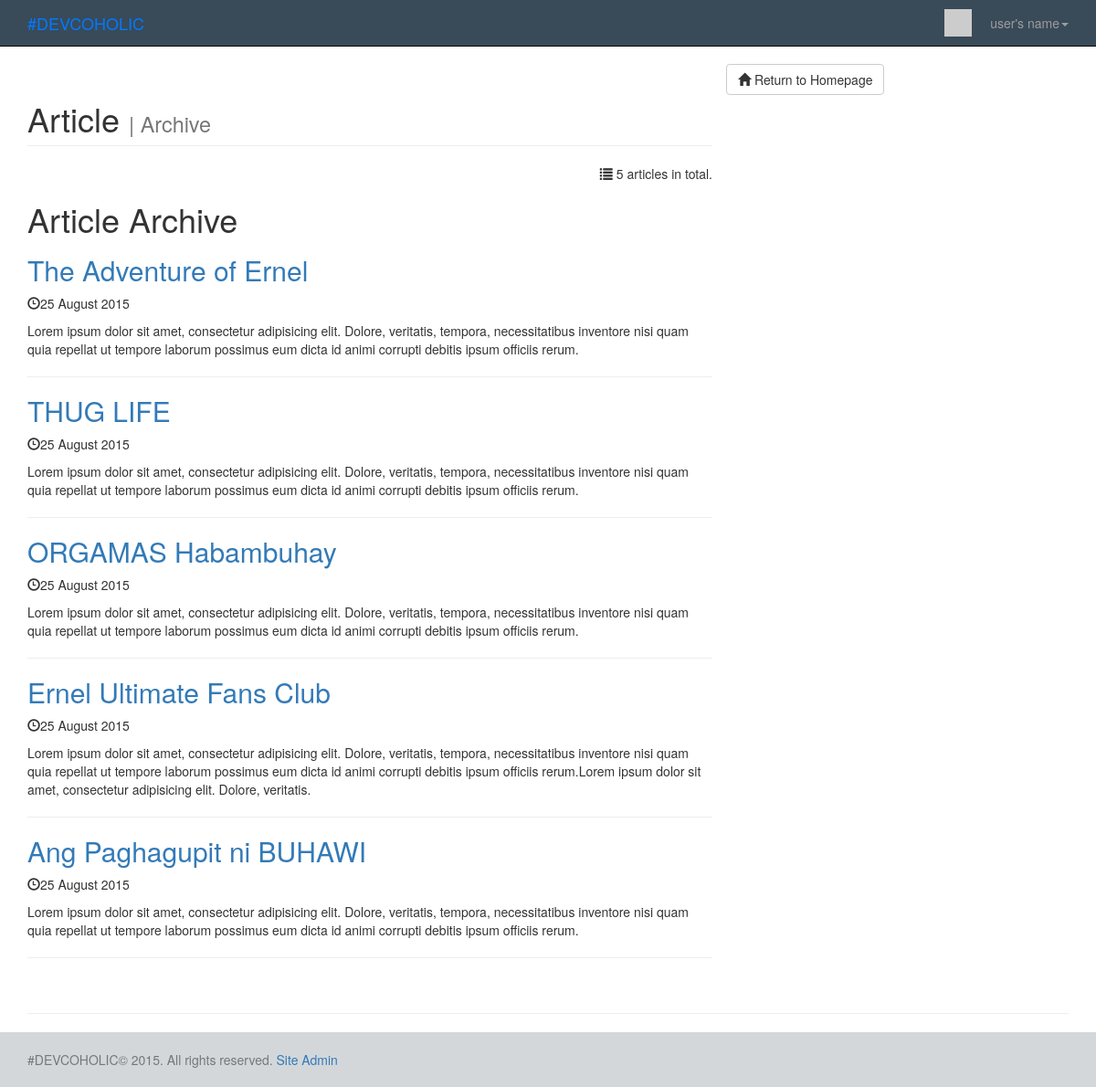
Before: /?action=archive with the older database file.
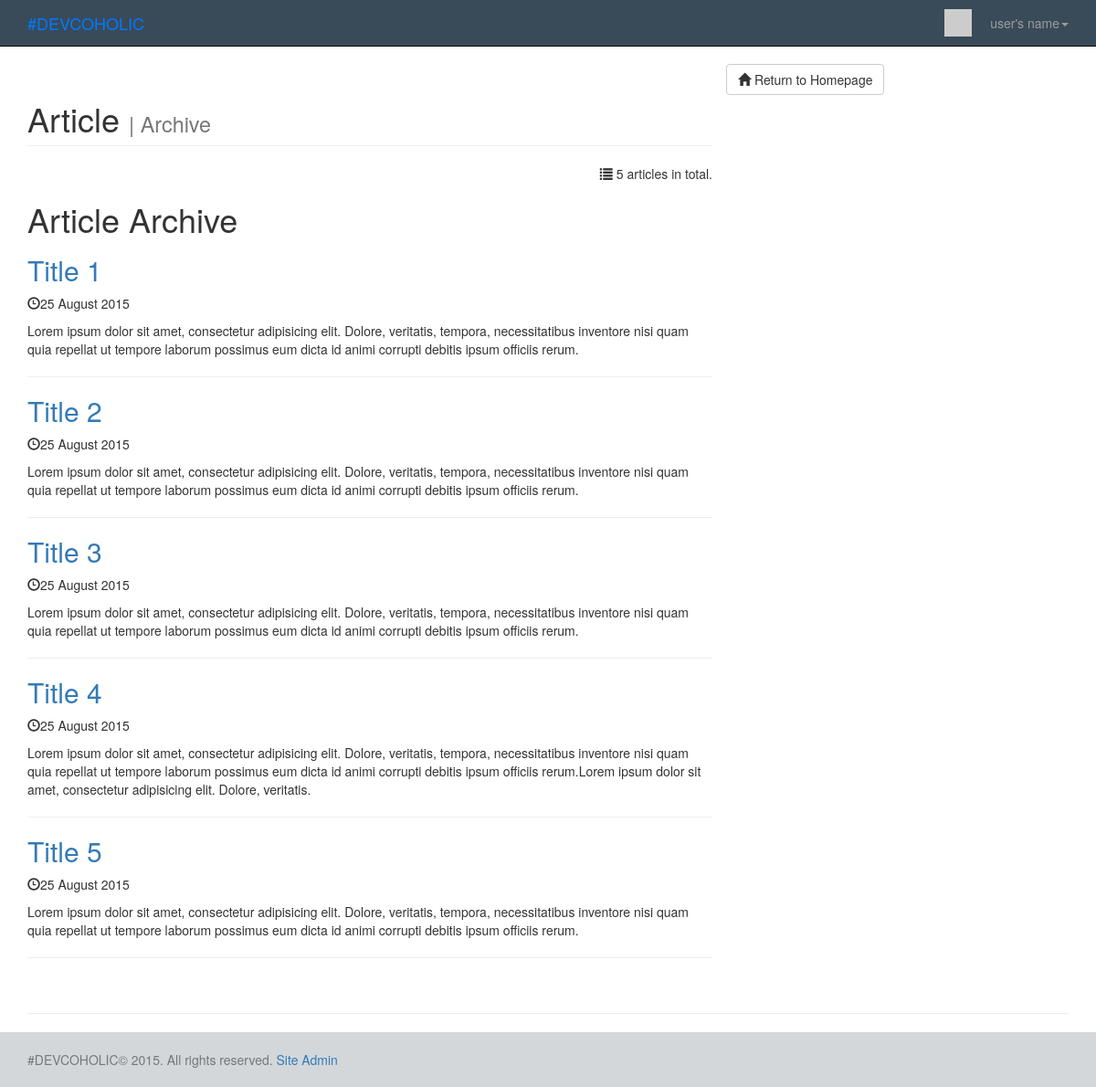
After: the same page with the newer database file.
### tables this page shows
CREATE TABLE IF NOT EXISTS `articles` (
  `id` smallint(5) unsigned NOT NULL,
  `publicationDate` date NOT NULL,
  `categoryId` smallint(5) unsigned NOT NULL,
  `title` varchar(255) NOT NULL,
  `summary` text NOT NULL,
  `content` mediumtext NOT NULL
);

### classes/category.php (called while the page is built, shortened)
<?php
class Category
{
  public static function getById( $id ) {
    $conn = new PDO( DB_DSN, DB_USERNAME, DB_PASSWORD );
    $sql = "SELECT * FROM categories WHERE id = :id";
    $st = $conn->prepare( $sql );
    $st->bindValue( ":id", $id, PDO::PARAM_INT );
    $st->execute();
    $row = $st->fetch();
  }
  public static function getList( $numRows=1000000, $order="name ASC" ) {
    $conn = new PDO( DB_DSN, DB_USERNAME, DB_PASSWORD );
    $sql = "SELECT SQL_CALC_FOUND_ROWS * FROM categories
            ORDER BY " . mysql_escape_string($order) . " LIMIT :numRows";
    $st = $conn->prepare( $sql );
    $st->bindValue( ":numRows", $numRows, PDO::PARAM_INT );
    $st->execute();
    $list = array();
    while ( $row = $st->fetch() ) {
      $category = new Category( $row );
      $list[] = $category;
    }
    $sql = "SELECT FOUND_ROWS() AS totalRows";
    $totalRows = $conn->query( $sql )->fetch();
    return ( array ( "results" => $list, "totalRows" => $totalRows[0] ) );
  }
}
?>

### classes/article.php (called while the page is built, shortened)
<?php
class Article
{
  public function __construct( $data=array() ) {
    if ( isset( $data['id'] ) ) $this->id = (int) $data['id'];
    if ( isset( $data['publicationDate'] ) ) $this->publicationDate = (int) $data['publicationDate'];
    if ( isset( $data['title'] ) ) $this->title = preg_replace ( "/[^\.\,\-\_\'\"\@\?\!\:\$ a-zA-Z0-9()]/", "", $data['title'] );
    if ( isset( $data['summary'] ) ) $this->summary = preg_replace ( "/[^\.\,\-\_\'\"\@\?\!\:\$ a-zA-Z0-9()]/", "", $data['summary'] );
  }
  public static function getList( $numRows=1000000, $categoryId=null, $order="publicationDate DESC" ) {
    $conn = new PDO( DB_DSN, DB_USERNAME, DB_PASSWORD );
    $categoryClause = $categoryId ? "WHERE categoryId = :categoryId" : "";
    $sql = "SELECT SQL_CALC_FOUND_ROWS *, UNIX_TIMESTAMP(publicationDate) AS publicationDate
            FROM articles $categoryClause
            ORDER BY " . mysql_escape_string($order) . " LIMIT :numRows";
    $st = $conn->prepare( $sql );
    $st->bindValue( ":numRows", $numRows, PDO::PARAM_INT );
    $st->execute();
    $list = array();
    while ( $row = $st->fetch() ) {
      $article = new Article( $row );
      $list[] = $article;
    }
    $sql = "SELECT FOUND_ROWS() AS totalRows";
    $totalRows = $conn->query( $sql )->fetch();
    return ( array ( "results" => $list, "totalRows" => $totalRows[0] ) );
  }
}
?>

### templates/archive.php (the view, shortened to what this page needs)
<?php include "templates/include/header.php" ?>
            <div class="col-md-8">
              <h1 class="page-header">
                 Article
                    <small> | Archive</small>
                </h1>
                 <p style="text-align: right">
                  <span class="glyphicon glyphicon-list"></span>
                      <?php echo $results['totalRows']?> article<?php echo ( $results['totalRows'] != 1 ) ? 's' : '' ?> in total.
                 </p>
                 <h1><?php echo htmlspecialchars( $results['pageHeading'] ) ?></h1>
                <?php foreach ( $results['articles'] as $article ) { ?>
                   <h2>
                        <a href=".?action=viewArticle&amp;articleId=<?php echo $article->id?>"><?php echo htmlspecialchars( $article->title )?></a>
                  </h2>
                     <p><span class="glyphicon glyphicon-time"></span><?php echo date('j F Y', $article->publicationDate)?></p>
                   <p class="summary"><?php echo htmlspecialchars( $article->summary )?></p>
                  <hr>
                <?php } ?>
              <br>
            </div>
      <p> <a class="btn btn-default" href="./"> <span class="glyphicon glyphicon-home"></span> Return to Homepage</a></p>
<?php include "templates/include/footer.php" ?>

### index.php (shortened to what this page needs)
<?php
$action = isset( $_GET['action'] ) ? $_GET['action'] : "";
switch ( $action ) {
  case 'archive':
    archive();
    break;
}
 function archive() {
  $results = array();
  $categoryId = ( isset( $_GET['categoryId'] ) && $_GET['categoryId'] ) ? (int)$_GET['categoryId'] : null;
  $results['category'] = Category::getById( $categoryId );
  $data = Article::getList( 100000, $results['category'] ? $results['category']->id : null );
  $results['articles'] = $data['results'];
  $results['totalRows'] = $data['totalRows'];
  $data = Category::getList();
  $results['categories'] = array();
  foreach ( $data['results'] as $category ) $results['categories'][$category->id] = $category;
  $results['pageHeading'] = $results['category'] ?  $results['category']->name : "Article Archive";
  $results['pageTitle'] = $results['pageHeading'] . " | Widget News";
  require( TEMPLATE_PATH . "/archive.php" );
}
?>

### templates/include/header.php (shortened to what this page needs)
<!DOCTYPE html>
<html lang="en">
  <head>
     <link href="css/style.css" rel="stylesheet">
     <link href="css/signin.css" rel="stylesheet">
    <link href="css/bootstrap.min.css" rel="stylesheet">
    <link href="css/blog-home.css" rel="stylesheet">
  </head>
  <body>
  <div id="wrap">
    <nav class="navbar navbar-inverse navbar-fixed-top" role="navigation" style="background-color:#394A59">
        <div class="container">
            <div class="navbar-header">
                <a style = "color:#007aff" class="navbar-brand" href=".">#DEVCOHOLIC</a>
            </div>
            <div class="collapse navbar-collapse " id="bs-example-navbar-collapse-1">
                <ul class="nav navbar-nav navbar-right"  >
                <li style="padding-top:10px;padding-bottom:10px;padding-right:5px">
                    <img heigh="30px" width="30px" src="http://www.gravatar.com/avatar/">
                </li>
                    <li class="dropdown">
                        <a href="#" class="dropdown-toggle" data-toggle="dropdown" role="button" aria-haspopup="true" aria-expanded="true">user's name<span class="caret"></span></a>
              </li>
                </ul>
            </div>
        </div>
    </nav>
    <div class="container">
        <div class="row">

### templates/include/footer.php (shortened to what this page needs)
   </div>
        <hr>
    </div>
</div>
        <div id="footer">
              <div class="container">
                <p class="text-muted credit">#DEVCOHOLIC&copy; 2015. All rights reserved. <a href="admin.php">Site Admin</a></p>
              </div>
        </div>
  </body>
</html>

### css/style.css (style rules this page uses)
html, body { height: 100%; }
#wrap { min-height: 100%; height: auto; margin: 0 auto -60px; padding: 0 0 60px; }
#footer { height: 60px; background-color: #D3D7DA; }
.container .credit { margin: 20px 0; }

### css/blog-home.css (style rules this page uses)
body { padding-top: 70px; }

Changed rows visible on the page:
changed articles: title "The Adventure of Ernel" → "Title 1"
changed articles: title "THUG LIFE" → "Title 2"
changed articles: title "ORGAMAS Habambuhay" → "Title 3"
changed articles: title "Ernel Ultimate Fans Club" → "Title 4"
changed articles: title "Ang Paghagupit ni BUHAWI" → "Title 5"
